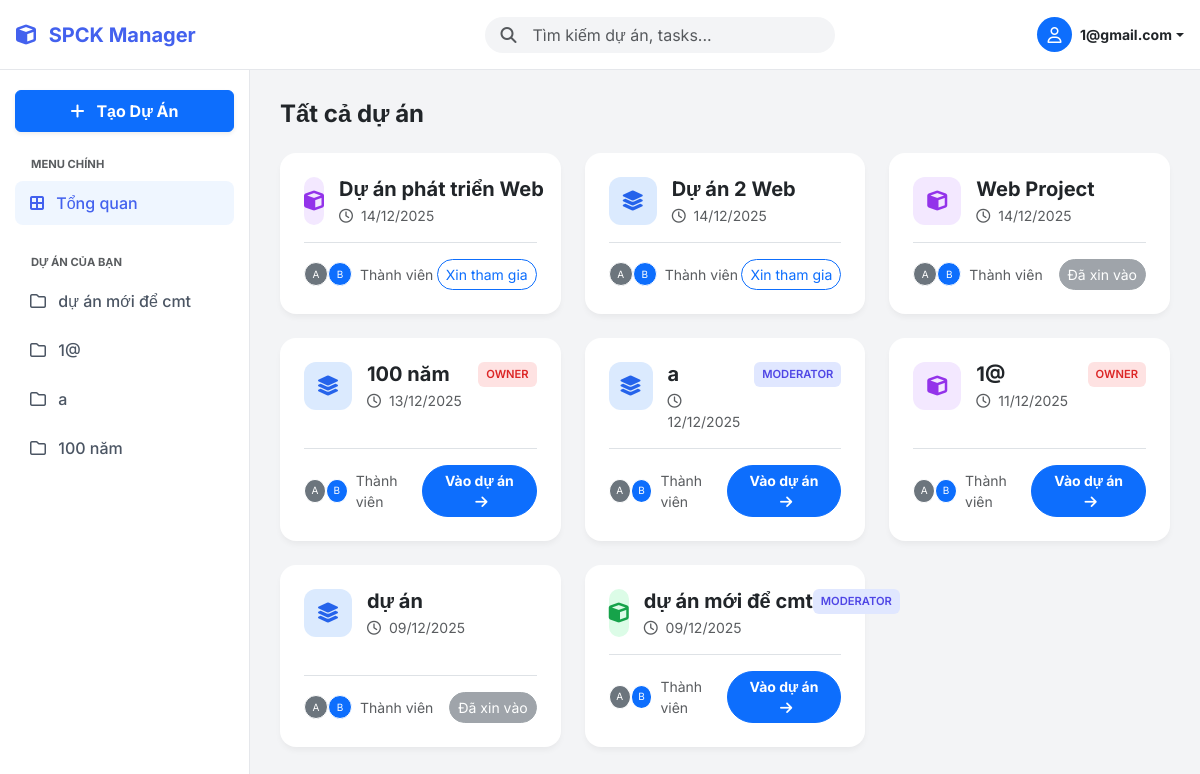
The app's page /dashboard.php (signed in), older data.
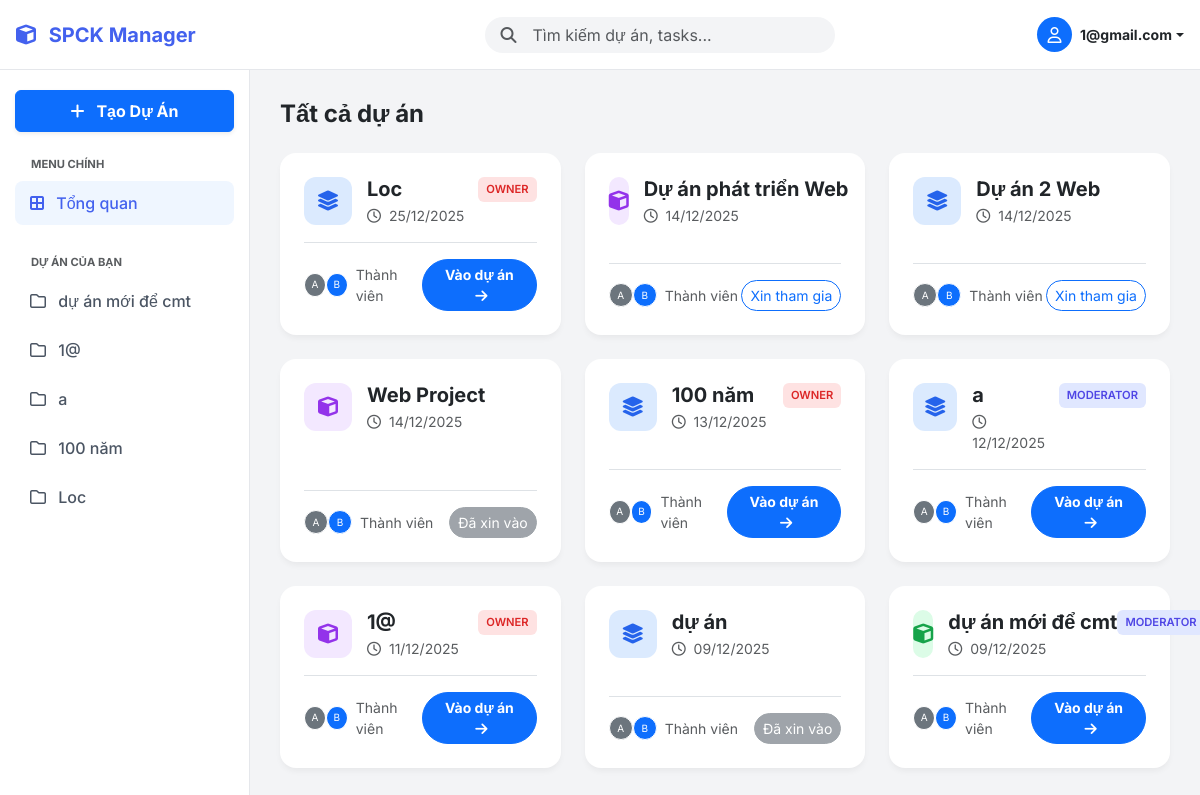
The same page, newer data.
### tables this page shows
CREATE TABLE `projects` (
  `id` int NOT NULL,
  `title` varchar(255) NOT NULL,
  `description` text,
  `created_at` timestamp NOT NULL DEFAULT CURRENT_TIMESTAMP
);

### dashboard.php (the view, shortened to what the changed rows need)
<?php
require 'config.php';
$user_id = $_SESSION['user_id'];
$all_projects = [];
if (isset($_GET['q']) && !empty($_GET['q'])) {
    $search_query = trim($_GET['q']);
    $term = "%" . $search_query . "%";
    $stmt_search = $conn->prepare("SELECT * FROM projects WHERE title LIKE ? OR description LIKE ? ORDER BY created_at DESC");
    $stmt_search->bind_param("ss", $term, $term);
    $stmt_search->execute();
    $all_projects = $stmt_search->get_result()->fetch_all(MYSQLI_ASSOC);
} else {
    $all_projects = $conn->query("SELECT * FROM projects ORDER BY created_at DESC")->fetch_all(MYSQLI_ASSOC);
}
$stmt_my_pj = $conn->prepare("SELECT p.id, p.title FROM projects p JOIN project_members pm ON p.id = pm.project_id WHERE pm.user_id = ?");
$stmt_my_pj->bind_param("i", $user_id);
$stmt_my_pj->execute();
$my_projects_list = $stmt_my_pj->get_result()->fetch_all(MYSQLI_ASSOC);
$view_project_id = isset($_GET['view_project_id']) ? $_GET['view_project_id'] : null;
$projects_to_show = [];
if ($view_project_id) {
    $stmt_one = $conn->prepare("SELECT * FROM projects WHERE id = ?");
    $stmt_one->bind_param("i", $view_project_id);
    $stmt_one->execute();
    $res_one = $stmt_one->get_result();
    if($res_one->num_rows > 0) {
        $projects_to_show[] = $res_one->fetch_assoc();
    }
} else {
    $projects_to_show = $all_projects;
}
$my_roles = [];
$stmt = $conn->prepare("SELECT project_id, role FROM project_members WHERE user_id = ?");
$stmt->bind_param("i", $user_id);
$stmt->execute();
$res = $stmt->get_result();
while ($row = $res->fetch_assoc()) $my_roles[$row['project_id']] = strtolower(trim($row['role']));
$my_requests = [];
$stmt = $conn->prepare("SELECT project_id, status FROM project_requests WHERE user_id = ?");
$stmt->bind_param("i", $user_id);
$stmt->execute();
$res = $stmt->get_result();
while ($row = $res->fetch_assoc()) $my_requests[$row['project_id']] = $row['status'];
?>
<!DOCTYPE html>
<html lang="vi">
<head>
    <link href="https://cdn.jsdelivr.net/npm/bootstrap@5.3.0/dist/css/bootstrap.min.css" rel="stylesheet">
    <link rel="stylesheet" href="https://cdnjs.cloudflare.com/ajax/libs/font-awesome/6.4.0/css/all.min.css">
</head>
<body>
    <nav class="sidebar">
        <div class="nav flex-column">
            <?php foreach($my_projects_list as $mp): ?>
                <a class="nav-link <?= ($view_project_id == $mp['id']) ? 'active' : '' ?>" href="dashboard.php?view_project_id=<?= $mp['id'] ?>">
                    <i class="fa-regular fa-folder me-2"></i> <?= htmlspecialchars($mp['title']) ?>
                </a>
            <?php endforeach; ?>
        </div>
    </nav>
    <main class="main-content">
        <?php if (empty($projects_to_show)): ?>
            <div class="text-center py-5 text-muted">
                <i class="fa-solid fa-magnifying-glass fa-2x mb-3 opacity-25"></i>
                <p>Không tìm thấy dự án nào.</p>
            </div>
        <?php else: ?>
            <?php if (!$view_project_id): ?>
                <div class="row g-4">
                    <?php foreach ($projects_to_show as $pj):
                        $pj_id = $pj['id'];
                        $my_role = $my_roles[$pj_id] ?? null;
                        $icon_bg = ($pj_id % 2 == 0) ? 'icon-blue' : (($pj_id % 3 == 0) ? 'icon-green' : 'icon-purple');
                        $icon_class = ($pj_id % 2 == 0) ? 'fa-layer-group' : 'fa-cube';
                        $badge_cls = match($my_role) {
                            'owner' => 'badge-owner', 'moderator' => 'badge-mod', 'contributor' => 'badge-contrib', default => 'badge-viewer'
                        };
                    ?>
                    <div class="col-md-6 col-xl-4">
                        <div class="project-card p-4 h-100 d-flex flex-column position-relative">
                            <div class="d-flex align-items-start mb-3">
                                <div class="project-icon <?= $icon_bg ?>">
                                    <i class="fa-solid <?= $icon_class ?>"></i>
                                </div>
                                <div class="flex-grow-1">
                                    <h5 class="fw-bold text-dark mb-1 text-truncate"><?= htmlspecialchars($pj['title']) ?></h5>
                                    <div class="text-muted small"><i class="fa-regular fa-clock me-1"></i> <?= date('d/m/Y', strtotime($pj['created_at'])) ?></div>
                                </div>
                                <?php if($my_role): ?>
                                    <span class="badge-role <?= $badge_cls ?>"><?= ucfirst($my_role) ?></span>
                                <?php endif; ?>
                            </div>
                            <div class="mt-auto pt-3 border-top d-flex justify-content-between align-items-center">
                                <div class="d-flex align-items-center">
                                    <div class="bg-secondary text-white rounded-circle small d-flex align-items-center justify-content-center border border-white" style="width:24px;height:24px;font-size:10px;">A</div>
                                    <div class="bg-primary text-white rounded-circle small d-flex align-items-center justify-content-center border border-white ms-n2" style="width:24px;height:24px;font-size:10px;">B</div>
                                    <span class="ms-2 small text-muted">Thành viên</span>
                                </div>
                                <?php if ($my_role): ?>
                                    <a href="dashboard.php?view_project_id=<?= $pj_id ?>" class="btn btn-sm btn-primary rounded-pill px-3 fw-bold stretched-link">
                                        Vào dự án <i class="fa-solid fa-arrow-right ms-1"></i>
                                    </a>
                                <?php else: ?>
                                    <?php if (isset($my_requests[$pj_id]) && $my_requests[$pj_id] == 'pending'): ?>
                                        <button class="btn btn-sm btn-secondary rounded-pill disabled">Đã xin vào</button>
                                    <?php else: ?>
                                        <form method="POST" class="position-relative z-2">
                                            <button class="btn btn-sm btn-outline-primary rounded-pill">Xin tham gia</button>
                                        </form>
                                    <?php endif; ?>
                                <?php endif; ?>
                            </div>
                        </div>
                    </div>
                    <?php endforeach; ?>
                </div>
            <?php endif; ?>
        <?php endif; ?>
    </main>
</body>
</html>

Row changes from the older to the newer data that the page shows:
added projects: title "Loc"
